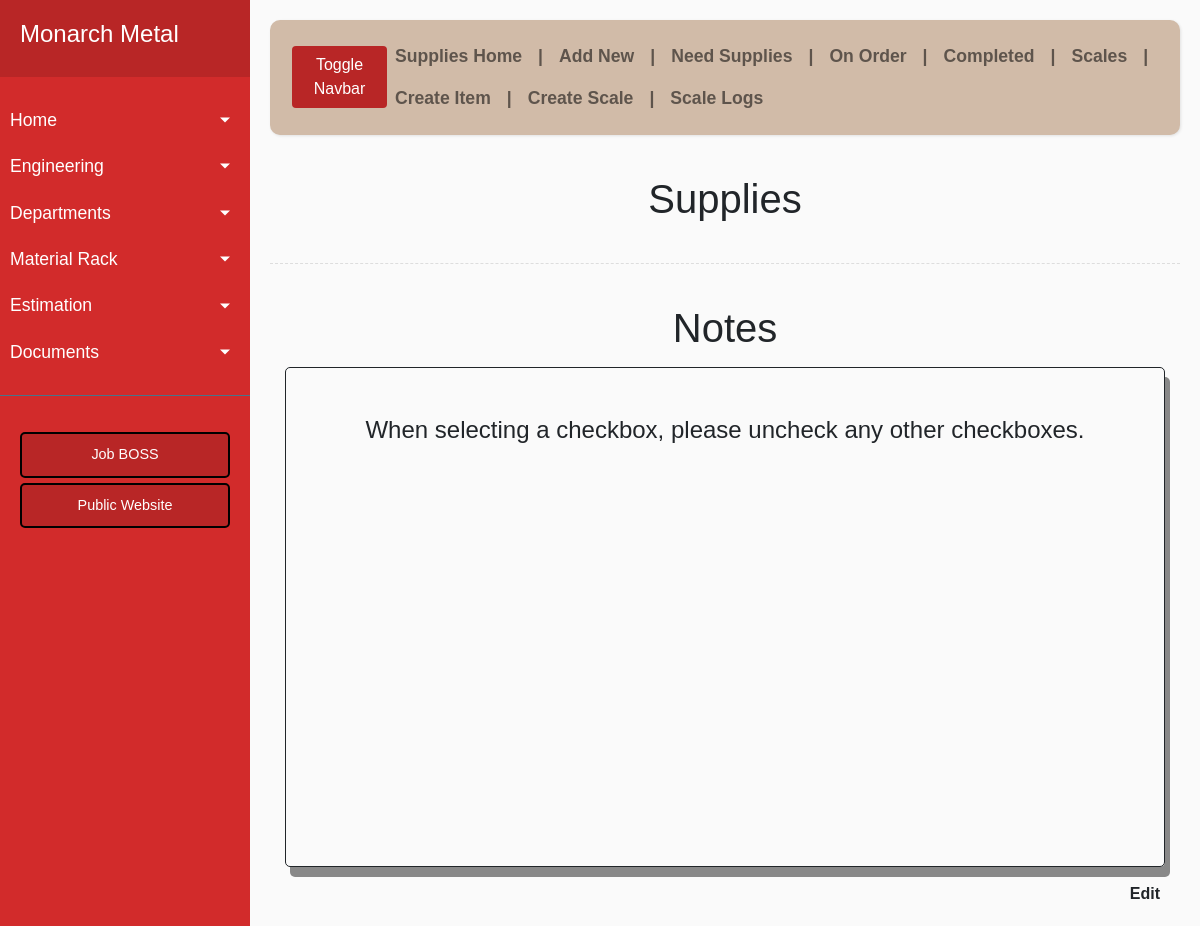
/supplies, run on an earlier commit of the app's database.
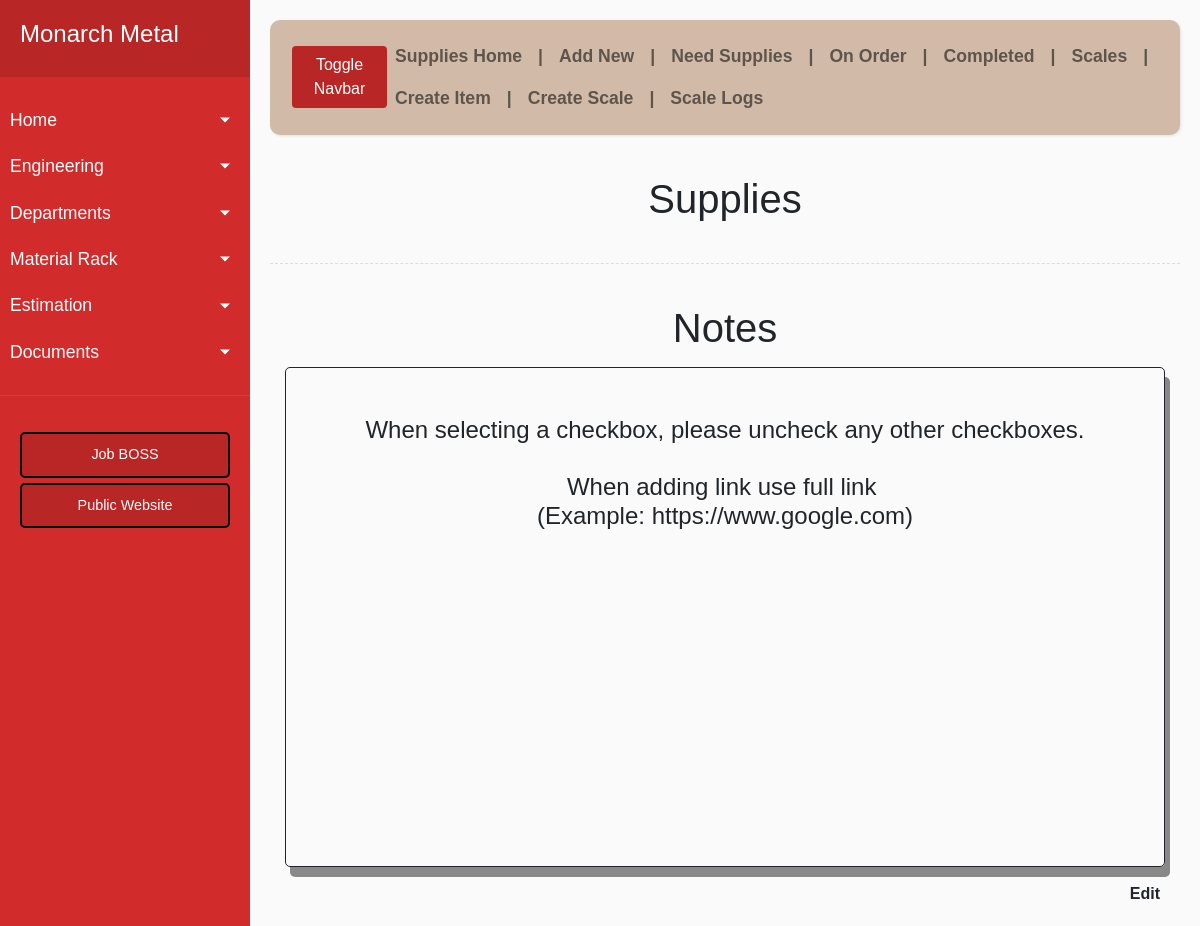
And on a later commit of the database.
### app/models.py (models this page shows, shortened)
class SupNotes(Base):
    __tablename__ = 'supnotes'
    id = Column(Integer, primary_key=True)
    area = Column(String(50))
    notes = Column(String(1000))

### app/routes.py (the view)
@app.route('/supplies')
def supplies():
    note = SupNotes.query.all()
    return render_template('supplies.html', note=note)

### app/routes.py (called while the page is built)
@app.teardown_appcontext
def shutdown_session(exception=None):
    db_session.remove()

### app/templates/supplies.html
{% extends 'supbase.html' %}
{% block content %}
<h1 align='center'>Supplies</h1>
    <div class="line"></div>
    {% for n in note %}
        <h1 align='center'>Notes</h1>
        <div class="pnotes">
            <h3 align='center'>{{ n.notes }}</h3>
        </div>
        <a href="/edit_supn/{{ n.id }}"><span class="pnBtn" style="font-weight:bold">Edit</span></a>
    {% endfor %}
{% endblock %}

What changed in the data, as far as the page shows it:
changed SupNotes: notes "When selecting a checkbox, please uncheck any other checkboxes." → "When selecting a checkbox, please uncheck any other checkboxes. When adding link use full link (Example: https://www.google.com)"
